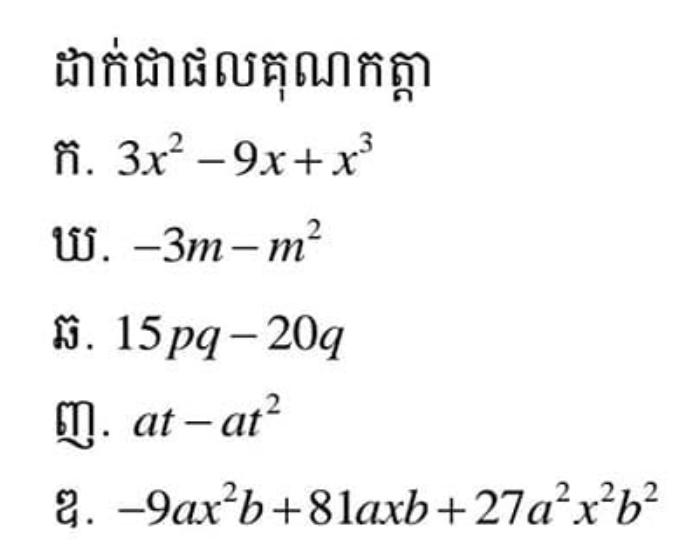
#> input picture backend/frontend/samples/worksheet_factorization.jpg, 688 x 550 px
$ python -i preprocessor.py   (imports and definitions only)
#> lines starting #> are read from the running program, lines starting #| are printed output that depends on the picture; after the words box and inside, x2 and y2 are one past the last pixel; in counts of white or black regions, pixels touching at a corner belong together
#> further down, picture is the input picture: PIL image 688x550 RGB; min 0, max 255, mean 243.3
"""
Automatic Math-Image Preprocessor.

Generates multiple image variants for multi-candidate OCR without requiring
manual cropping from the user.
- Auto-trims surrounding margins while preserving a safe padding
- Detects and tightens bounding box around mathematical ink
- Generates contrast-enhanced and binarized variants
- Preserves the original image bytes untouched
"""

from __future__ import annotations

import io
from typing import Any

import cv2
import numpy as np
from PIL import Image, ImageOps


# [50 lines left out: functions auto_trim_math_region, enhance_contrast, not called in this run]


def adaptive_threshold(img: Image.Image) -> Image.Image:
    """Applies adaptive Gaussian thresholding for clean black-and-white ink separation."""
    gray = np.array(img.convert("L"))
    # Otsu + Gaussian
    blurred = cv2.GaussianBlur(gray, (3, 3), 0)
    binary = cv2.adaptiveThreshold(
        blurred, 255, cv2.ADAPTIVE_THRESH_GAUSSIAN_C, cv2.THRESH_BINARY, blockSize=15, C=4
    )
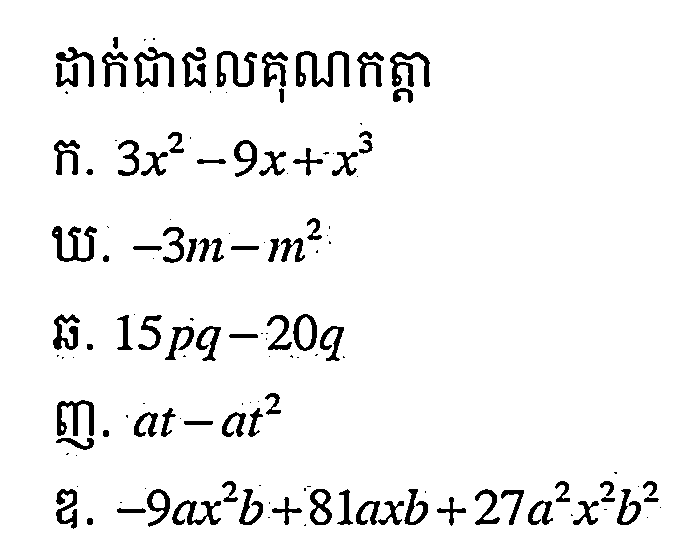
#> binary: shape (550, 688); 94.5% white; 138 black regions (60 under 20 px), largest, box (x1, y1, x2, y2) and area: (296, 51, 350, 87) 839, (52, 226, 97, 262) 686, (134, 47, 174, 87) 664
    return Image.fromarray(binary)


# [77 lines left out: functions pil_to_bytes, generate_preprocessing_variants, not called in this run]

>>> from PIL import Image
>>> picture = Image.open('../../../frontend/samples/worksheet_factorization.jpg')
>>> result = adaptive_threshold(picture)

$ run again, on backend/frontend/samples/sample1.png
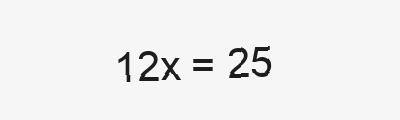
#> input picture backend/frontend/samples/sample1.png, 400 x 120 px
#> picture is the input picture: PIL image 400x120 RGB; min 29, max 246, mean 240.5
#> in adaptive_threshold, `blurred = cv2.GaussianBlur(gray, (3, 3), 0)`:
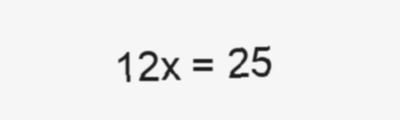
#> blurred: shape (120, 400); min 29, max 246, mean 240.5
#> in adaptive_threshold, `binary = cv2.adaptiveThreshold( blurred, 255, cv2.ADAPTIVE_THRESH_GAUS..`:
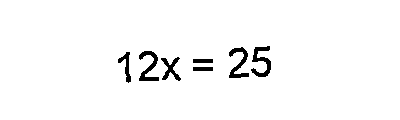
#> binary: shape (120, 400); 97.3% white; 7 black regions, largest, box (x1, y1, x2, y2) and area: (251, 46, 271, 77) 278, (229, 47, 249, 78) 263, (139, 51, 159, 81) 263

$ run again, on backend/frontend/samples/sample2.png
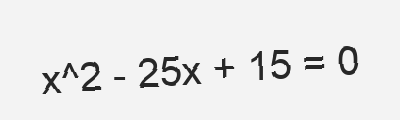
#> input picture backend/frontend/samples/sample2.png, 400 x 120 px
#> picture is the input picture: PIL image 400x120 RGB; min 39, max 243, mean 234.2
#> in adaptive_threshold, `blurred = cv2.GaussianBlur(gray, (3, 3), 0)`:
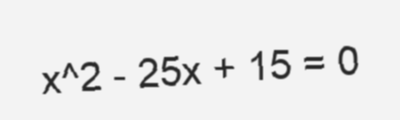
#> blurred: shape (120, 400); min 39, max 243, mean 234.2
#> in adaptive_threshold, `binary = cv2.adaptiveThreshold( blurred, 255, cv2.ADAPTIVE_THRESH_GAUS..`:
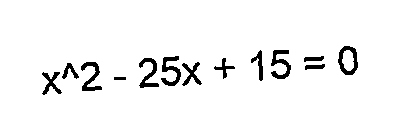
#> binary: shape (120, 400); 95.3% white; 13 black regions, largest, box (x1, y1, x2, y2) and area: (161, 56, 181, 86) 274, (271, 50, 291, 79) 273, (338, 46, 358, 75) 266
